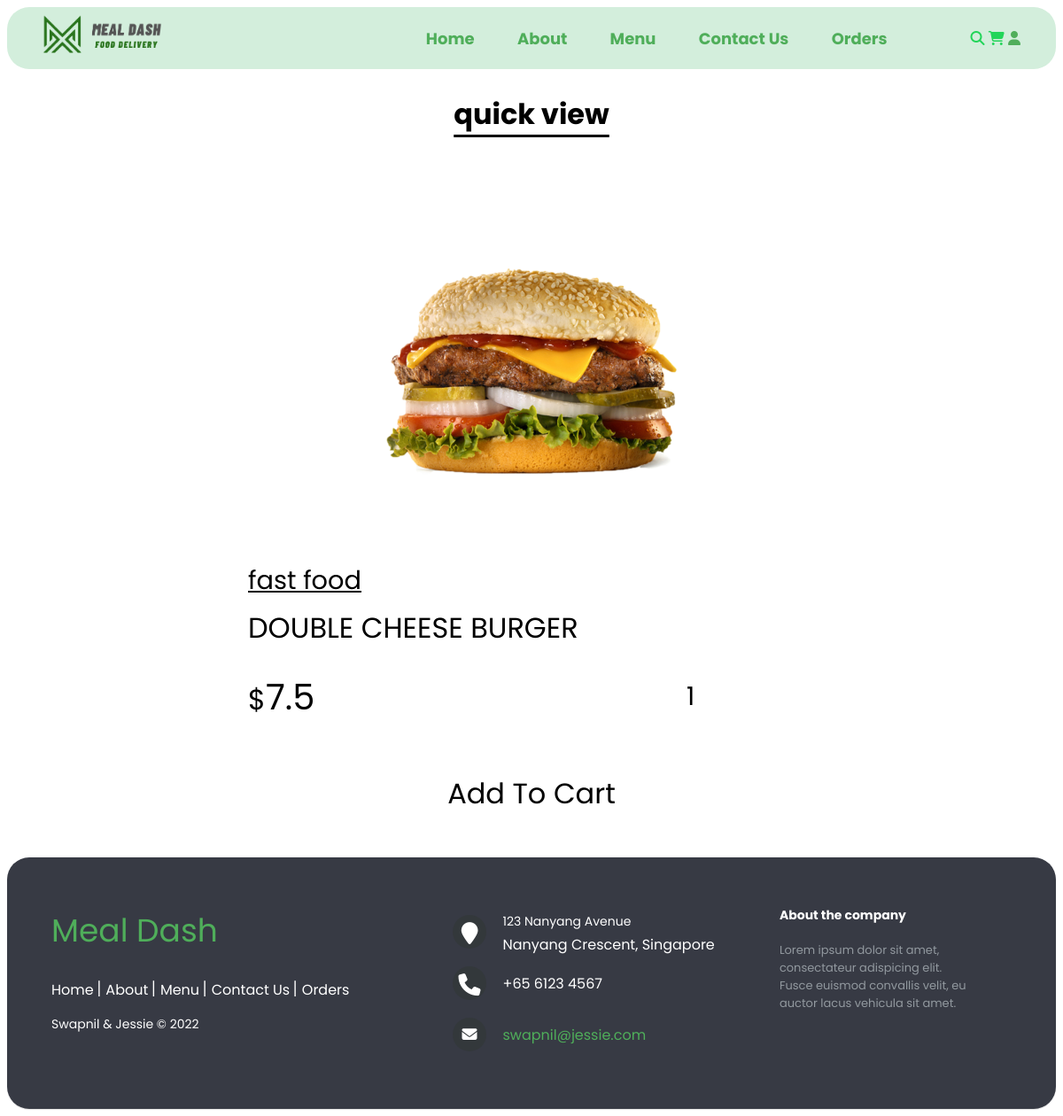
Page /quick_view.php?pid=1 on the earlier database version.
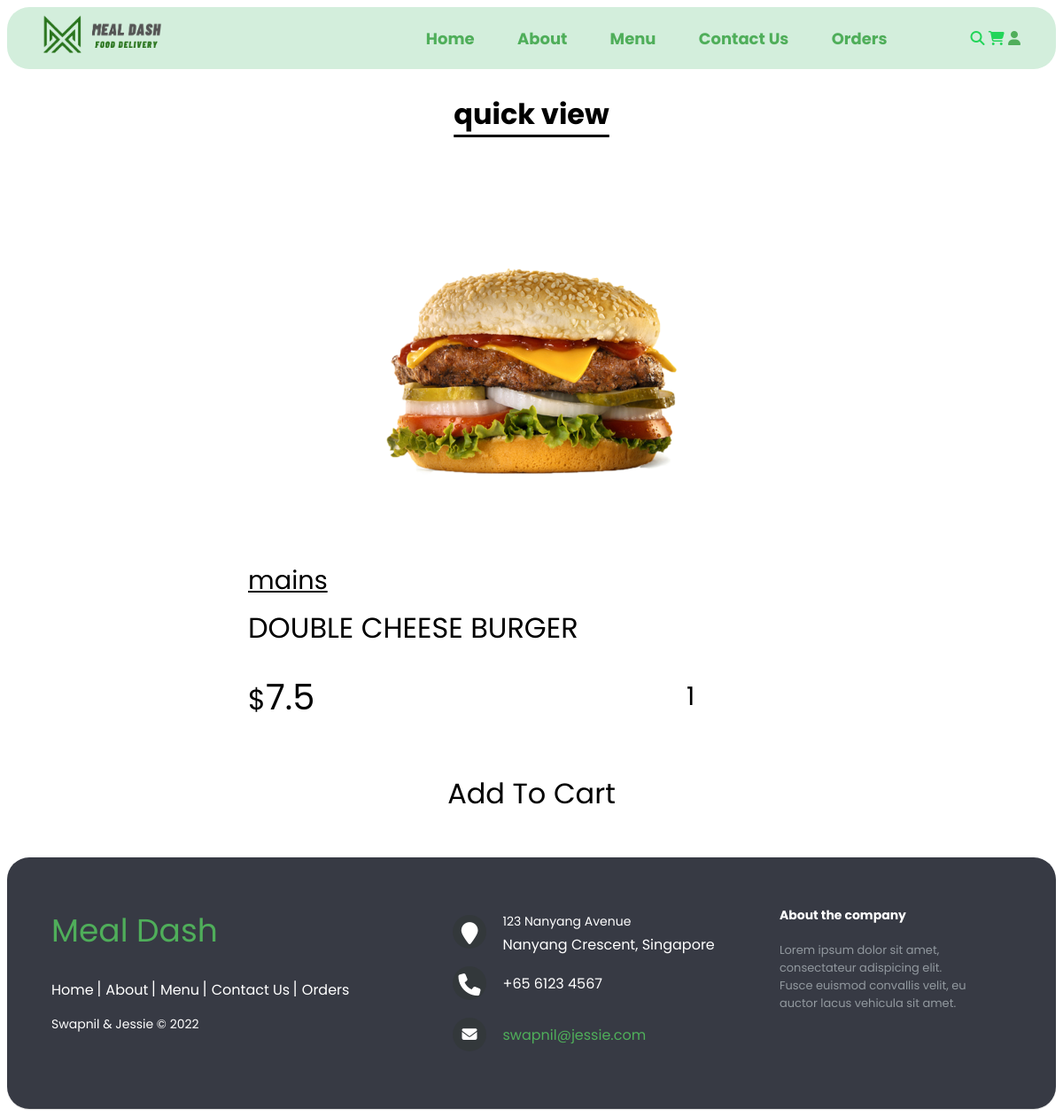
Same page on the later database version.
### tables this page shows
CREATE TABLE products (
  id INT(100) UNSIGNED NOT NULL AUTO_INCREMENT PRIMARY KEY,
  name varchar(100) NOT NULL,
  category varchar(100) NOT NULL,
  price double(10,2) NOT NULL,
  image varchar (100)
);

### quick_view.php (the view, shortened to what this page needs)
<!DOCTYPE html>
<html lang="en">
<head>
   <link rel="stylesheet" href="https://cdnjs.cloudflare.com/ajax/libs/font-awesome/6.1.1/css/all.min.css">
   <link rel="stylesheet" href="css/stylesheet.css">
</head>
<body>
<?php include 'components/nav_header.php'; ?>
<section class="quick-view">
   <h1 class="title">quick view</h1>
   <?php
      $pid = $_GET['pid'];
      $select_products = $conn->prepare("SELECT * FROM `products` WHERE id = ?");
      $select_products->execute([$pid]);
      if($select_products->rowCount() > 0){
         while($fetch_products = $select_products->fetch(PDO::FETCH_ASSOC)){
   ?>
   <form action="" method="post" class="box">
      <img src="uploaded_img/<?= $fetch_products['image']; ?>" alt="">
      <a href="category.php?category=<?= $fetch_products['category']; ?>" class="cat"><?= $fetch_products['category']; ?></a>
      <div class="name"><?= $fetch_products['name']; ?></div>
      <div class="flex">
         <div class="price"><span>$</span><?= $fetch_products['price']; ?></div>
         <input type="number" name="qty" class="qty" min="1" max="99" value="1" maxlength="2">
      </div>
      <button type="submit" name="add_to_cart" class="cart-btn">add to cart</button>
   </form>
   <?php
         }
      }else{
         echo '<p class="empty">no products added yet!</p>';
      }
   ?>
</section>
<?php include 'components/footer.php'; ?>
</body>
</html>

Differences in the rows shown:
changed products "DOUBLE CHEESE BURGER": category "fast food" → "mains"
